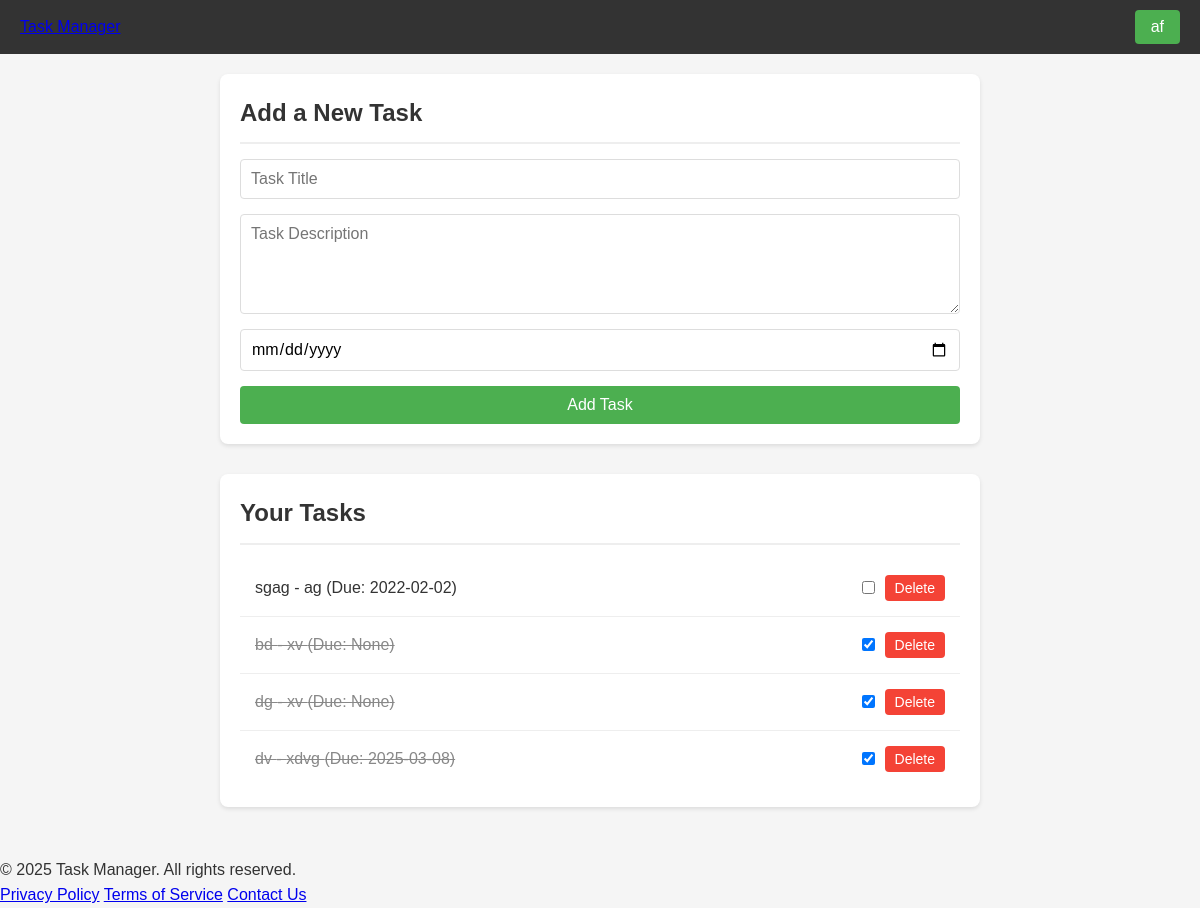
The page / (signed in) on the database its author committed.
### models/user.py (models this page shows, shortened)
class User(UserMixin, db.Model):
    __tablename__ = 'users'  # Explicit table name for clarity
    id = db.Column(db.Integer, primary_key=True)
    email = db.Column(db.String(120), unique=True, nullable=False)  # Email must be unique and non-nullable
    password_hash = db.Column(db.String(256))  # Store hashed passwords
    name = db.Column(db.String(100), nullable=False)  # Name should not be nullable
    tasks = db.relationship('Task', backref='user', lazy=True)  # Relationship with Task model
    oauth_id = db.Column(db.String(100))  # ID from OAuth provider
    oauth_provider = db.Column(db.String(20), nullable=True)  # 'google' or 'local'

### models/task.py (models this page shows, shortened)
class Task(db.Model):
    __tablename__ = 'tasks'  # Explicit table name for clarity
    id = db.Column(db.Integer, primary_key=True)
    title = db.Column(db.String(200), nullable=False)  # Task title
    description = db.Column(db.Text, nullable=True)  # Optional task description
    completed = db.Column(db.Boolean, default=False)  # Task completion status
    due_date = db.Column(db.Date,nullable=True)
    created_at = db.Column(db.DateTime, default=func.now())
    updated_at = db.Column(db.DateTime, default=func.now(), onupdate=func.now())
    user_id = db.Column(db.Integer, db.ForeignKey('users.id'), nullable=False)  # Foreign key to User

### routes/task_routes.py (the view)
@task_routes.route('/')
@login_required
def index():
    tasks = Task.query.filter_by(user_id=current_user.id).all()
    return render_template('index.html', tasks=tasks)

### app.py (called while the page is built)
@login_manager.user_loader
def load_user(user_id):
    return User.query.get(int(user_id))

### templates/index.html (shortened to what this page needs)
<!DOCTYPE html>
<html lang="en">
<head>
    <link rel="stylesheet" href="{{ url_for('static', filename='css/style.css') }}">
</head>
<body>
    {% include 'partials/header.html' %}
    <main>
        <section id="task-form-section">
            <h2>Add a New Task</h2>
            <form id="task-form" method="POST">
                <input type="text" id="title" name="title" placeholder="Task Title" required>
                <textarea id="description" name="description" placeholder="Task Description" required></textarea>
                <input type="date" id="due_date" name="due_date">
                <button type="submit">Add Task</button>
            </form>
        </section>
        <section id="task-list-section">
            <h2>Your Tasks</h2>
            {% if tasks %}
                <ul id="task-list">
                    {% for task in tasks %}
                    <li id="{{ task.id }}" class="{{ 'completed' if task.completed else '' }}">
                        <span class="task-content {{ 'completed' if task.completed else '' }}">
                            {{ task.title }} - {{ task.description }} (Due: {{ task.due_date or 'None' }})
                        </span>
                        <div class="task-actions">
                            <input
                                type="checkbox"
                                id="checkbox-{{ task.id }}"
                                {% if task.completed %}checked{% endif %}
                                onchange="toggleTaskStatus('{{ task.id }}', this.checked)"
                            >
                            <button onclick="deleteTask('{{ task.id }}')">Delete</button>
                        </div>
                    </li>
                    {% endfor %}
                </ul>
            {% else %}
            <div class="no-tasks-message">
                <p>No tasks available. Add a new task above!</p>
            </div>
            {% endif %}
        </section>
    </main>
    {% include 'partials/footer.html' %}
</body>
</html>

### templates/partials/header.html (shortened to what this page needs)
<header>
    <nav>
        <div class="nav-left">
            <a href="{{ url_for('tasks.index') }}">Task Manager</a>
        </div>
        <div class="nav-right">
            {% if current_user.is_authenticated %}
                <div class="dropdown">
                    <button class="dropbtn">{{ current_user.name }}</button>
                </div>
            {% else %}
                <a href="{{ url_for('auth.login') }}">Login</a>
                <a href="{{ url_for('auth.signup') }}">Signup</a>
            {% endif %}
        </div>
    </nav>
</header>

### templates/partials/footer.html
<footer>
    <div class="footer-content">
        <p>&copy; 2025 Task Manager. All rights reserved.</p>
        <div class="footer-links">
            <a href="#">Privacy Policy</a>
            <a href="#">Terms of Service</a>
            <a href="#">Contact Us</a>
        </div>
    </div>
</footer>

### static/css/style.css (style rules this page uses)
* { box-sizing: border-box; margin: 0; padding: 0; font-family: 'Arial', sans-serif; }
body { background-color: #f5f5f5; color: #333; line-height: 1.6; }
nav { display: flex; justify-content: space-between; align-items: center; background-color: #333; color: white; padding: 10px 20px; }
.dropdown { position: relative; display: inline-block; }
.dropbtn { background-color: #4CAF50; color: white; padding: 8px 16px; font-size: 16px; border: none; cursor: pointer; border-radius: 4px; }
main { padding: 20px; max-width: 800px; margin: 0 auto; }
section { margin-bottom: 30px; background-color: white; padding: 20px; border-radius: 8px; box-shadow: 0 2px 4px rgba(0, 0, 0, 0.1); }
h2 { color: #333; margin-bottom: 15px; border-bottom: 2px solid #eee; padding-bottom: 10px; }
form { display: flex; flex-direction: column; }
input[type="text"], input[type="email"], input[type="password"], input[type="date"], textarea { padding: 10px; margin-bottom: 15px; border: 1px solid #ddd; border-radius: 4px; font-size: 16px; }
textarea { min-height: 100px; resize: vertical; }
button { padding: 10px 15px; background-color: #4CAF50; color: white; border: none; border-radius: 4px; cursor: pointer; font-size: 16px; transition: background-color 0.3s; }
#task-list { list-style-type: none; }
#task-list li { padding: 15px; border-bottom: 1px solid #eee; display: flex; justify-content: space-between; align-items: center; }
#task-list li:last-child { border-bottom: none; }
.task-content { flex-grow: 1; }
.task-content.completed { text-decoration: line-through; color: #888; }
.task-actions { display: flex; align-items: center; }
.task-actions input[type="checkbox"] { margin-right: 10px; }
.task-actions button { background-color: #f44336; padding: 5px 10px; font-size: 14px; }

### rows shown on the page
User: name "af"
Task: title "sgag", description "ag", due_date "2022-02-02"
Task: title "bd", description "xv", due_date "None", completed "☑"
Task: title "dg", description "xv", due_date "None", completed "☑"
Task: title "dv", description "xdvg", due_date "2025-03-08", completed "☑"
